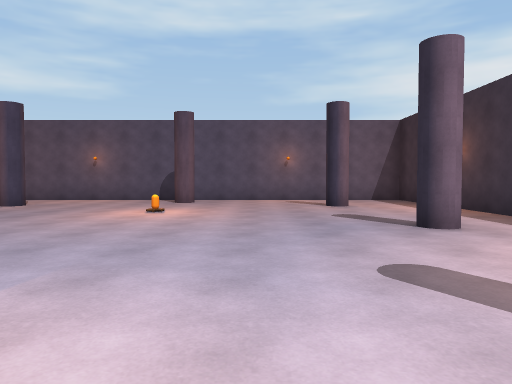
view 1 (above)

12 first-person views from a walk through a Unity game level. The camera is 1.3 m above the floor, tilts 2° down and sees 70° across. The floor is counted in squares, 2 m on a side. Each view is taken from the middle of a square. On the plan, view 1 faces up. The plan holds only what a view shows up to about 11 squares ahead; the rest is blank. The player is left out.

view 2
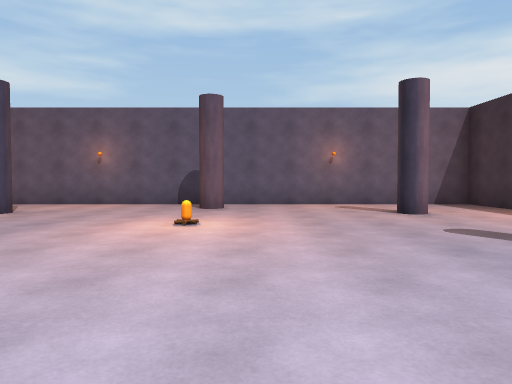

view 3
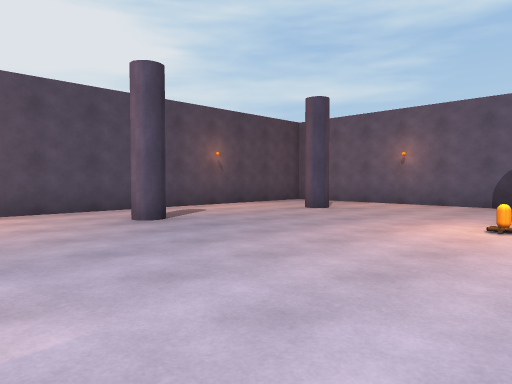

view 4
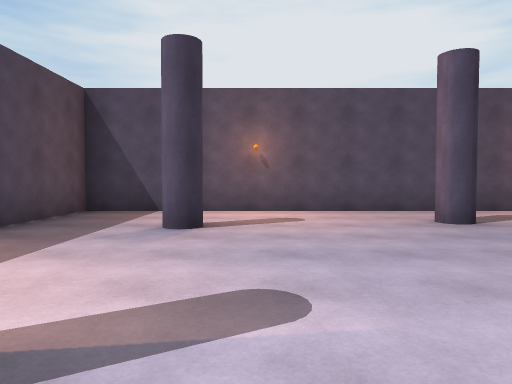

view 5
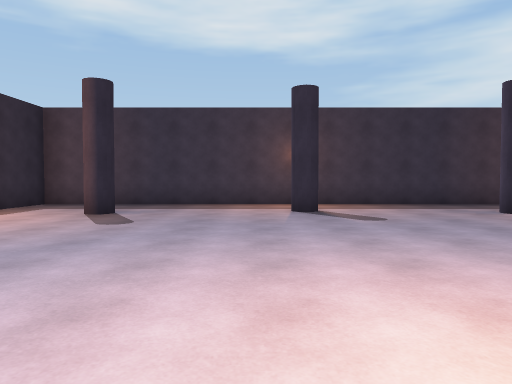

view 6
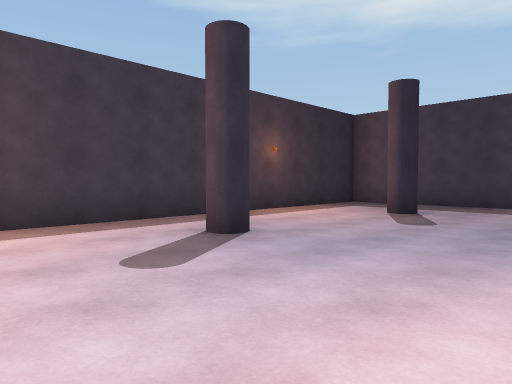

view 7
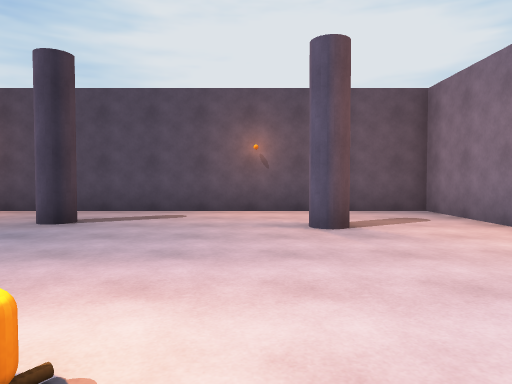

view 8
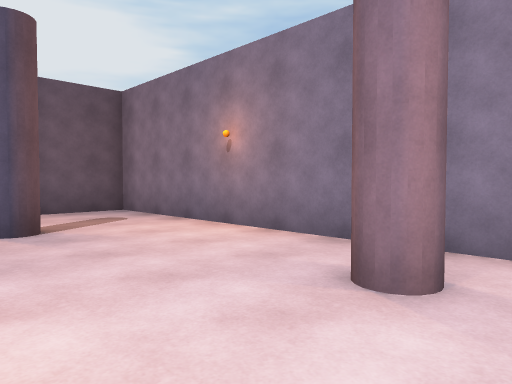

view 9
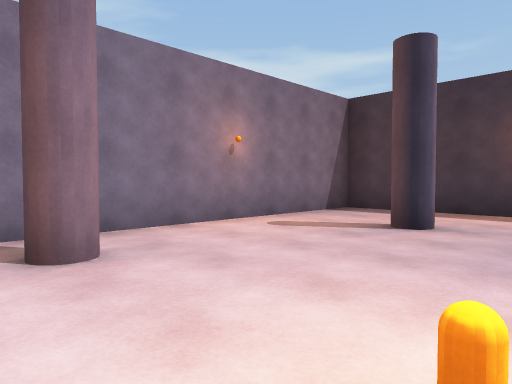

view 10
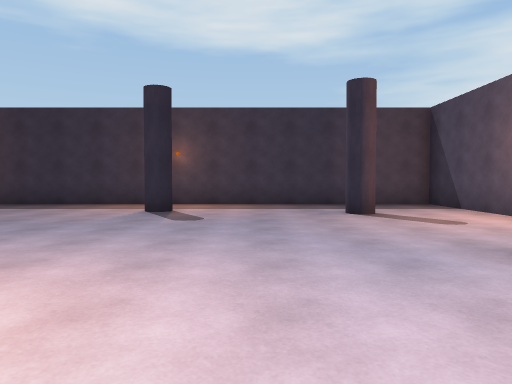

view 11
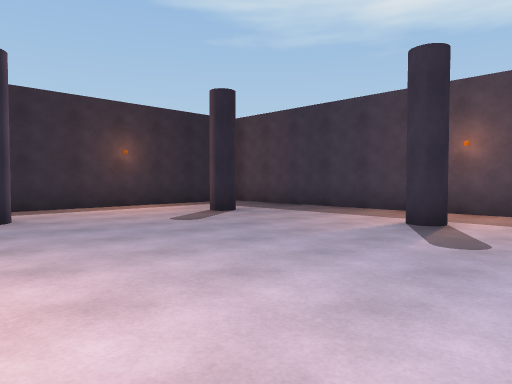

view 12
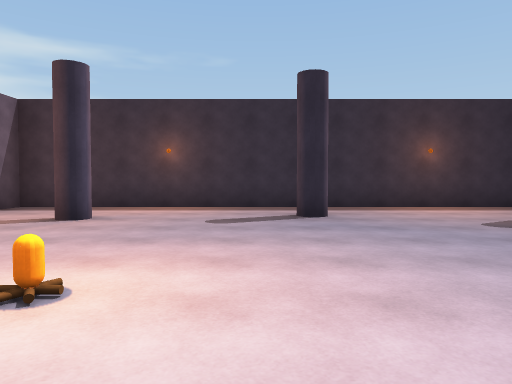

### Floor plan
Key: @ floor where view 1 was taken; # wall or solid block; . floor; O other object.
Columns run from 9 left of view 1 to 5 right of it. Each row starts with its distance up from view 1.
 12 ###############
 11 #.............#
 10 #......#......#
  9 #..#.......#..#
  8 #.............#
  7 #......O......#
  6 #.............#
  5 #.#........#..#
  4 #.............#
  3 #.............#
  2 #.............#
  1 #..#...#...#..#
  0 #........@....#
 -1 #.............#
 -2 ###############

Where each view was taken, in squares from view 1:
view 1: 0 up, 0 right, facing up
view 2: 2 up, 1 left, facing up
view 3: 2 up, 1 left, facing up-left
view 4: 2 up, 1 left, facing left
view 5: 8 up, 1 left, facing down
view 6: 8 up, 1 left, facing down-right
view 7: 8 up, 1 left, facing left
view 8: 8 up, 1 left, facing up-left
view 9: 7 up, 3 left, facing up-right
view 10: 8 up, 4 left, facing down
view 11: 6 up, 4 left, facing down-right
view 12: 6 up, 4 left, facing right
